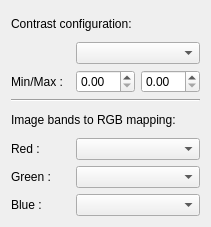
<?xml version="1.0" encoding="UTF-8"?>
<ui version="4.0">
 <class>DefaultRendererView</class>
 <widget class="QWidget" name="DefaultRendererView">
  <property name="geometry">
   <rect>
    <x>0</x>
    <y>0</y>
    <width>211</width>
    <height>227</height>
   </rect>
  </property>
  <property name="windowTitle">
   <string>Form</string>
  </property>
  <layout class="QGridLayout" name="gridLayout">
   <item row="7" column="1" colspan="2">
    <widget class="QComboBox" name="_blue"/>
   </item>
   <item row="1" column="1" colspan="2">
    <widget class="QComboBox" name="_band"/>
   </item>
   <item row="4" column="0" colspan="3">
    <widget class="QLabel" name="label_3">
     <property name="text">
      <string>Image bands to RGB mapping:</string>
     </property>
    </widget>
   </item>
   <item row="0" column="0" colspan="3">
    <widget class="QLabel" name="label_2">
     <property name="text">
      <string>Contrast configuration:</string>
     </property>
    </widget>
   </item>
   <item row="2" column="0">
    <widget class="QLabel" name="label">
     <property name="text">
      <string>Min/Max :</string>
     </property>
    </widget>
   </item>
   <item row="3" column="0" colspan="3">
    <widget class="Line" name="line">
     <property name="orientation">
      <enum>Qt::Horizontal</enum>
     </property>
    </widget>
   </item>
   <item row="6" column="0">
    <widget class="QLabel" name="label_5">
     <property name="text">
      <string>Green :</string>
     </property>
    </widget>
   </item>
   <item row="6" column="1" colspan="2">
    <widget class="QComboBox" name="_green"/>
   </item>
   <item row="7" column="0">
    <widget class="QLabel" name="label_6">
     <property name="text">
      <string>Blue :</string>
     </property>
    </widget>
   </item>
   <item row="2" column="2">
    <widget class="QDoubleSpinBox" name="_max"/>
   </item>
   <item row="5" column="1" colspan="2">
    <widget class="QComboBox" name="_red"/>
   </item>
   <item row="5" column="0">
    <widget class="QLabel" name="label_4">
     <property name="text">
      <string>Red :</string>
     </property>
    </widget>
   </item>
   <item row="2" column="1">
    <widget class="QDoubleSpinBox" name="_min"/>
   </item>
  </layout>
 </widget>
 <resources/>
 <connections/>
</ui>
